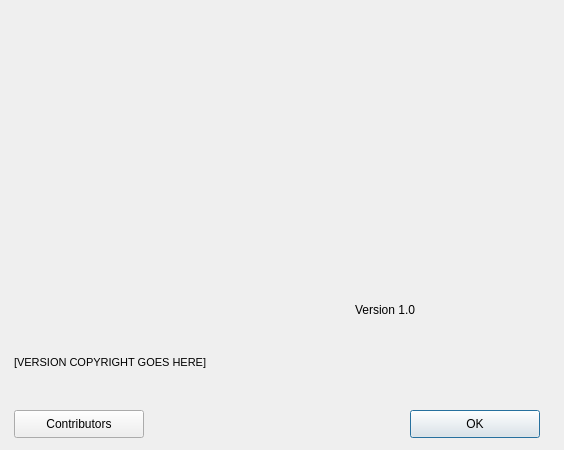
<?xml version="1.0" encoding="UTF-8"?>
<ui version="4.0">
 <class>QAboutDlg</class>
 <widget class="QDialog" name="QAboutDlg">
  <property name="geometry">
   <rect>
    <x>0</x>
    <y>0</y>
    <width>564</width>
    <height>450</height>
   </rect>
  </property>
  <property name="windowTitle">
   <string>About WinMerge</string>
  </property>
  <widget class="QLabel" name="IDC_ABOUTBOX_ICON">
   <property name="geometry">
    <rect>
     <x>0</x>
     <y>0</y>
     <width>550</width>
     <height>430</height>
    </rect>
   </property>
   <property name="inputMethodHints">
    <set>Qt::ImhMultiLine</set>
   </property>
   <property name="wordWrap">
    <bool>true</bool>
   </property>
  </widget>
  <widget class="QLabel" name="IDC_STATIC">
   <property name="geometry">
    <rect>
     <x>14</x>
     <y>120</y>
     <width>400</width>
     <height>240</height>
    </rect>
   </property>
   <property name="inputMethodHints">
    <set>Qt::ImhMultiLine</set>
   </property>
   <property name="wordWrap">
    <bool>true</bool>
   </property>
  </widget>
  <widget class="QLabel" name="IDC_VERSION">
   <property name="geometry">
    <rect>
     <x>355</x>
     <y>290</y>
     <width>161</width>
     <height>40</height>
    </rect>
   </property>
   <property name="inputMethodHints">
    <set>Qt::ImhMultiLine</set>
   </property>
   <property name="text">
    <string>Version 1.0</string>
   </property>
   <property name="alignment">
    <set>Qt::AlignLeading|Qt::AlignLeft|Qt::AlignVCenter</set>
   </property>
   <property name="wordWrap">
    <bool>true</bool>
   </property>
  </widget>
  <widget class="QLabel" name="IDC_COMPANY">
   <property name="geometry">
    <rect>
     <x>14</x>
     <y>320</y>
     <width>520</width>
     <height>84</height>
    </rect>
   </property>
   <property name="font">
    <font>
     <pointsize>8</pointsize>
     <weight>50</weight>
     <italic>false</italic>
     <bold>false</bold>
    </font>
   </property>
   <property name="inputMethodHints">
    <set>Qt::ImhMultiLine</set>
   </property>
   <property name="text">
    <string>[VERSION COPYRIGHT GOES HERE]</string>
   </property>
   <property name="wordWrap">
    <bool>true</bool>
   </property>
  </widget>
  <widget class="QPushButton" name="IDOK">
   <property name="geometry">
    <rect>
     <x>410</x>
     <y>410</y>
     <width>130</width>
     <height>28</height>
    </rect>
   </property>
   <property name="text">
    <string>OK</string>
   </property>
  </widget>
  <widget class="QPushButton" name="IDC_OPEN_CONTRIBUTORS">
   <property name="geometry">
    <rect>
     <x>14</x>
     <y>410</y>
     <width>130</width>
     <height>28</height>
    </rect>
   </property>
   <property name="text">
    <string>Contributors</string>
   </property>
  </widget>
  <widget class="qlabelclick" name="IDC_WWW" native="true">
   <property name="geometry">
    <rect>
     <x>160</x>
     <y>414</y>
     <width>231</width>
     <height>21</height>
    </rect>
   </property>
   <property name="text" stdset="0">
    <string>Visit the WinMerge HomePage!</string>
   </property>
  </widget>
 </widget>
 <customwidgets>
  <customwidget>
   <class>qlabelclick</class>
   <extends>QWidget</extends>
   <header>qlabelclick.h</header>
  </customwidget>
 </customwidgets>
 <resources/>
 <connections/>
</ui>
